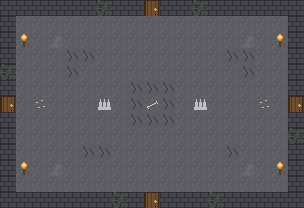

The image is a tile-based game level rendered from a .tmx file. Its description and complete source (layers, tilesets, objects, tile grids) follow:
An orthogonal 19x13 tile map with 16x16 px tiles, 2 tile layers (Ground, Details) and 5 objects (2x ENEMY_SPAWN, PLAYER_START, CHEST_SPAWN, SECRET_TRIGGER).

<map version="1.10" tiledversion="1.11.2" orientation="orthogonal" renderorder="right-down" width="19" height="13" tilewidth="16" tileheight="16" infinite="0" nextlayerid="4" nextobjectid="6">
 <properties>
  <property name="roomShape" value="I" />
  <property name="roomType" value="NORMAL" />
 </properties>
 <tileset firstgid="1" source="../../tiles/basement.tsx" />
 <layer id="1" name="Ground" width="19" height="13">
  <properties>
   <property name="layerKind" value="GROUND" />
  </properties>
  <data encoding="csv">
7,7,7,7,7,7,8,7,7,16,7,7,8,7,7,7,7,7,7,
7,5,5,5,5,5,5,5,5,5,5,5,5,5,5,5,5,5,7,
7,5,5,5,5,5,5,5,5,5,5,5,5,5,5,5,5,5,7,
7,5,5,5,6,6,5,5,5,5,5,5,5,5,6,6,5,5,7,
8,5,5,5,6,5,5,5,5,5,5,5,5,5,5,6,5,5,7,
7,5,5,5,5,5,5,5,6,6,6,5,5,5,5,5,5,5,7,
16,5,5,5,5,5,5,5,6,5,6,5,5,5,5,5,5,5,16,
7,5,5,5,5,5,5,5,6,6,6,5,5,5,5,5,5,5,7,
7,5,5,5,5,5,5,5,5,5,5,5,5,5,5,5,5,5,8,
7,5,5,5,5,6,6,5,5,5,5,5,5,5,6,5,5,5,7,
7,5,5,5,5,5,5,5,5,5,5,5,5,5,5,5,5,5,7,
7,5,5,5,5,5,5,5,5,5,5,5,5,5,5,5,5,5,7,
7,7,7,7,7,7,7,8,7,16,7,7,7,8,7,7,7,7,7
  </data>
 </layer>
 <layer id="2" name="Details" width="19" height="13">
  <properties>
   <property name="layerKind" value="DETAILS" />
  </properties>
  <data encoding="csv">
0,0,0,0,0,0,0,0,0,0,0,0,0,0,0,0,0,0,0,
0,0,0,0,0,0,0,0,0,0,0,0,0,0,0,0,0,0,0,
0,15,0,12,0,0,0,0,0,0,0,0,0,0,0,12,0,15,0,
0,0,0,0,0,0,0,0,0,0,0,0,0,0,0,0,0,0,0,
0,0,0,0,0,0,0,0,0,0,0,0,0,0,0,0,0,0,0,
0,0,0,0,0,0,0,0,0,0,0,0,0,0,0,0,0,0,0,
0,0,13,0,0,0,11,0,0,14,0,0,11,0,0,0,13,0,0,
0,0,0,0,0,0,0,0,0,0,0,0,0,0,0,0,0,0,0,
0,0,0,0,0,0,0,0,0,0,0,0,0,0,0,0,0,0,0,
0,0,0,0,0,0,0,0,0,0,0,0,0,0,0,0,0,0,0,
0,15,0,12,0,0,0,0,0,0,0,0,0,0,0,12,0,15,0,
0,0,0,0,0,0,0,0,0,0,0,0,0,0,0,0,0,0,0,
0,0,0,0,0,0,0,0,0,0,0,0,0,0,0,0,0,0,0
  </data>
 </layer>
 <objectgroup id="3" name="Markers">
  <object id="1" name="player-start" type="PLAYER_START" x="152" y="104">
   <point />
  </object>
  <object id="2" name="enemy-a" type="ENEMY_SPAWN" x="88" y="64">
   <point />
  </object>
  <object id="3" name="enemy-b" type="ENEMY_SPAWN" x="216" y="144">
   <point />
  </object>
  <object id="4" name="chest" type="CHEST_SPAWN" x="152" y="64">
   <point />
  </object>
  <object id="5" name="secret" type="SECRET_TRIGGER" x="32" y="32" width="48" height="32" />
 </objectgroup>
</map>
